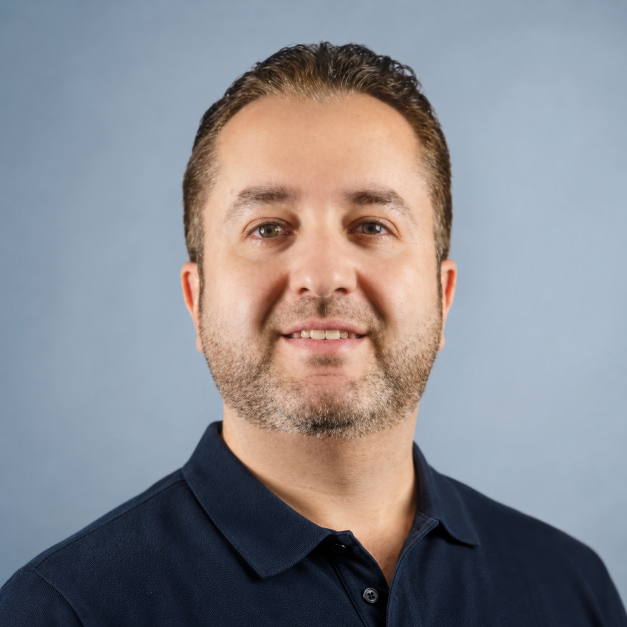
#> input picture assets-src/team-originals/eduardo-ramos.png, 1254 x 1254 px, found by its file name (shown at 1/2 size); its folder holds 4 pictures in this run
$ python process-headshots.py
#> lines starting #> are read from the running program, lines starting #| are printed output that depends on the picture
#!/usr/bin/env python3
"""Unify the /about team headshots into one cohesive COLOR set.

Source originals live in assets-src/team-originals/<slug>.png (kept intact).
Output -> public/assets/images/team/<slug>.png, wired via the seed `photo` field.

The originals share one blue-grey studio backdrop, so they read cohesively in
colour. Treatment:
  - face-aligned square crop from measured geometry: eye-line ~0.40 from top,
    head (hairline->chin) ~0.66 of frame. Per-person boxes in JOBS.
  - gentle exposure match: sample the top ~62% (head + background, excludes the
    torso/shirt that skews dark), measure luminance, and apply a clamped per-image
    brightness gain toward the GROUP MEDIAN. Preserves hue; just evens brightness.

Note: contrast/saturation are intentionally NOT normalized. They vary naturally
per person (skin tone, hair, what's in frame), so matching them to a median
flattens legitimate variation and regresses the on-target majority. Where a
source was shot under harder light (jc-rodriguez), brightness-matching narrows
the gap; full parity would need a re-shot frame, not post-processing.

Re-run after replacing an original to refresh, then `rm -rf .next/cache/images`.
"""
from PIL import Image, ImageStat, ImageEnhance
import os
import statistics

SRC = "/Users/eduardoramos/Documents/VN/assets-src/team-originals"
OUT = "/Users/eduardoramos/Documents/VN/public/assets/images/team"
SIZE = 900

# Exposure-sample region (output px): top 62%, full width.
NX0, NX1, NY0, NY1 = 0, SIZE, 0, int(0.62 * SIZE)

# slug -> (crop_left, crop_top, crop_side) in source px (originals are 1254x1254).
JOBS = {
    "eduardo-ramos": (93, 28, 1074),
    "carlos-egremy": (242, 45, 845),
    "rene-trevino":  (118, 9, 1068),
    "aydhe-mota":    (143, 0, 956),
    "karen-berber":  (251, 0, 877),
    "jc-rodriguez":  (130, 16, 931),
}


def luma(region):
    r, g, b = ImageStat.Stat(region).mean[:3]
    return 0.299 * r + 0.587 * g + 0.114 * b


# Pass 1: crop + resize, measure luminance of the head+background region.
imgs, lumas = {}, {}
for slug, (l, t, s) in JOBS.items():
    im = Image.open(os.path.join(SRC, f"{slug}.png")).convert("RGB").crop((l, t, l + s, t + s))
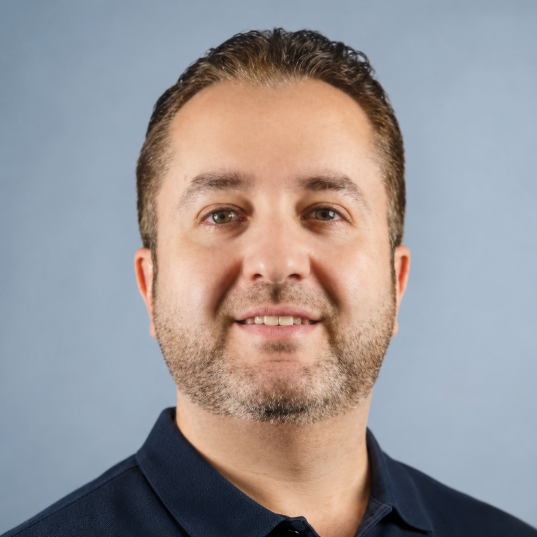
#> im: PIL image 1074x1074 RGB (shown at 1/2 size); mean R, G, B 154, 148.6, 149.9
    im = im.resize((SIZE, SIZE), Image.LANCZOS)
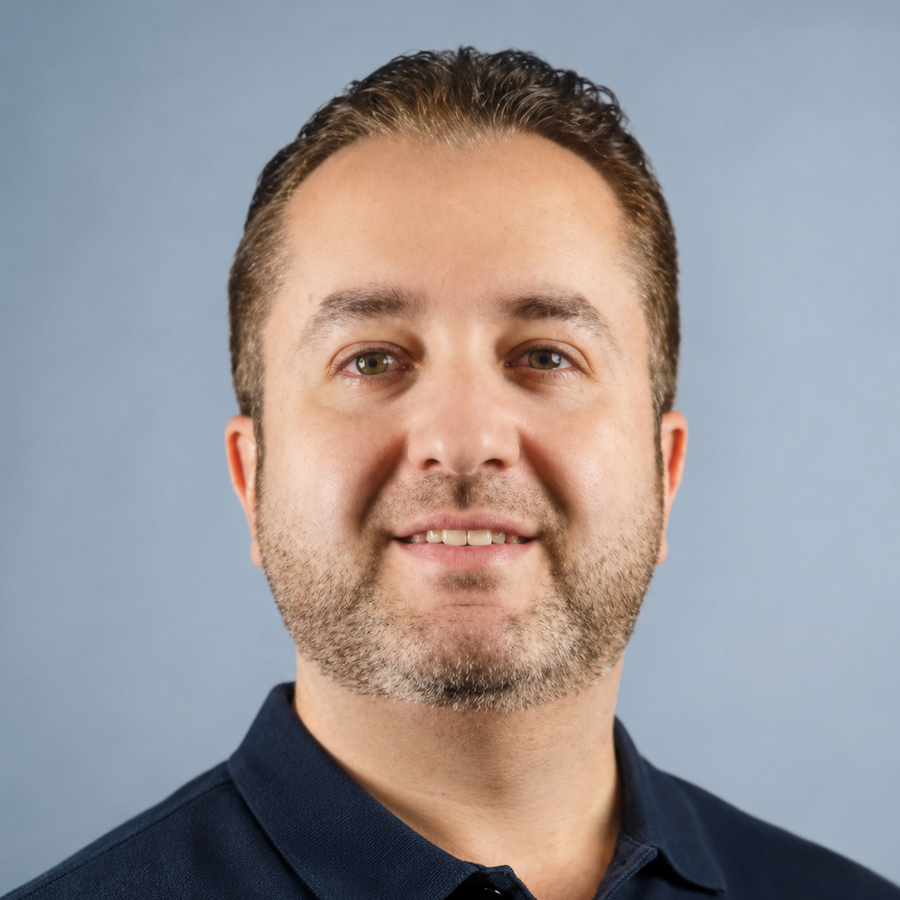
#> im: PIL image 900x900 RGB; mean R, G, B 154, 148.6, 149.9
    imgs[slug] = im
    lumas[slug] = luma(im.crop((NX0, NY0, NX1, NY1)))
#> in luma, `r, g, b = ImageStat.Stat(region).mean[:3]`: r = 165.4; g = 158.7; b = 159
#> in luma, `r, g, b = ImageStat.Stat(region).mean[:3]`:
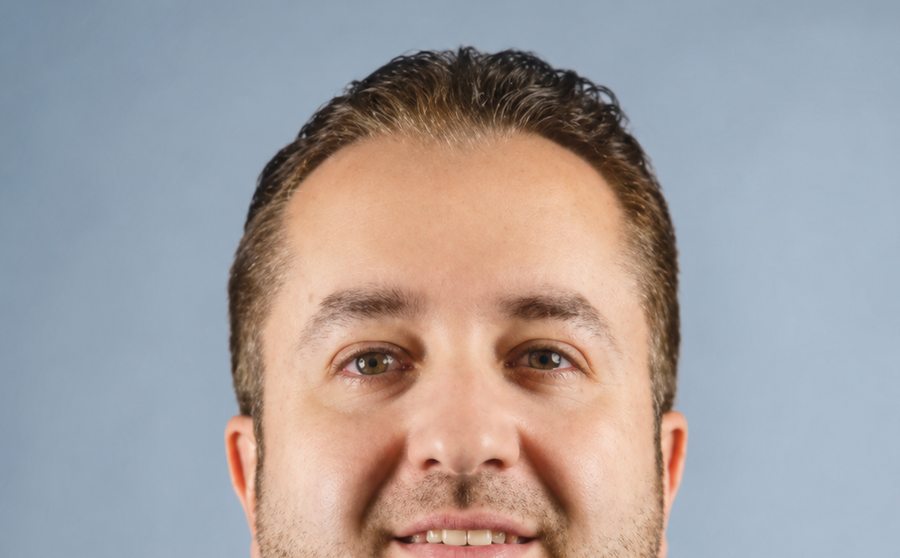
#> region: PIL image 900x558 RGB; mean R, G, B 165.4, 158.7, 159
#> pass 2 of the loop `for slug, (l, t, s) in JOBS.items():`:
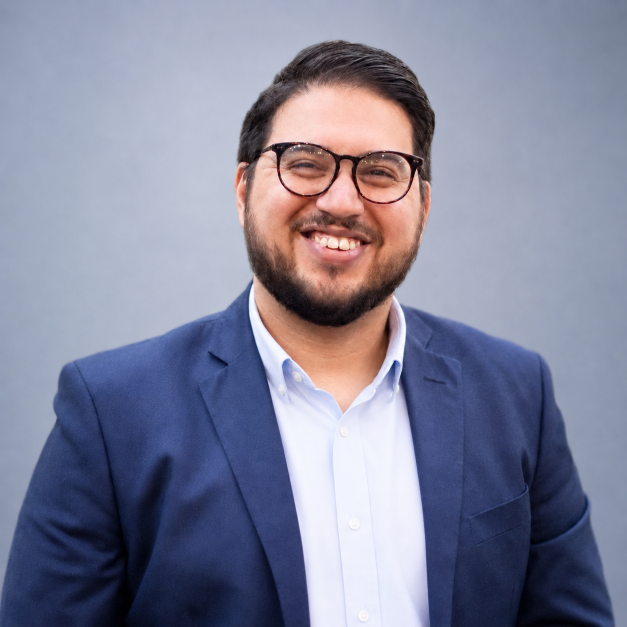
#> input picture assets-src/team-originals/carlos-egremy.png, 1254 x 1254 px, found by its file name (shown at 1/2 size)
#> `im = Image.open(os.path.join(SRC, f"{slug}.png")).convert("RGB").crop(..`:
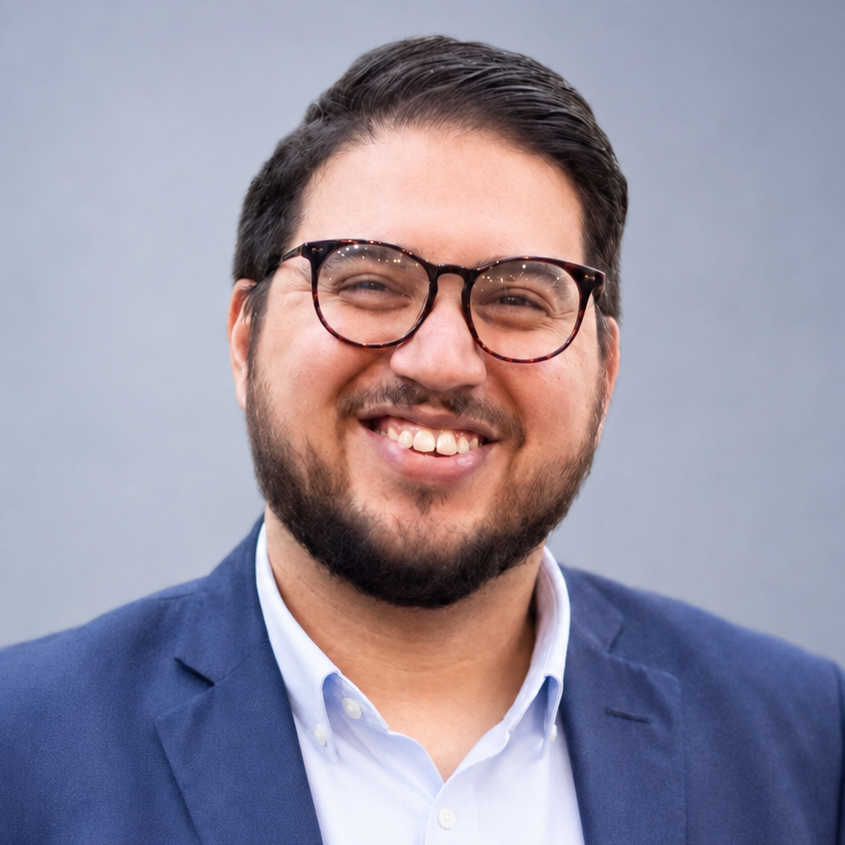
#> im: PIL image 845x845 RGB; mean R, G, B 150.7, 144.1, 160
#> r = 168.8; g = 157.6; b = 165.9
#> in luma (call 2), `r, g, b = ImageStat.Stat(region).mean[:3]`:
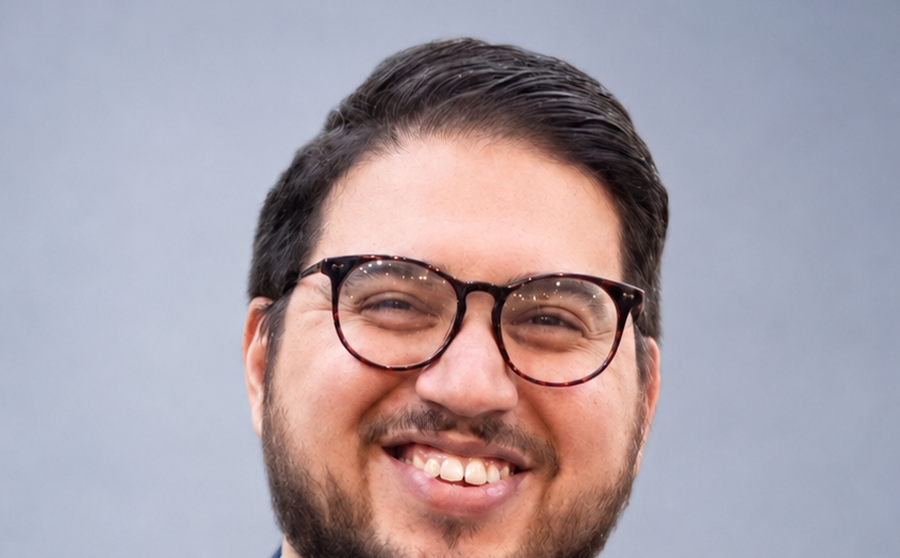
#> region: PIL image 900x558 RGB; mean R, G, B 168.8, 157.6, 165.9
#> (the run stopped early here; a loop or call above may not have finished)
